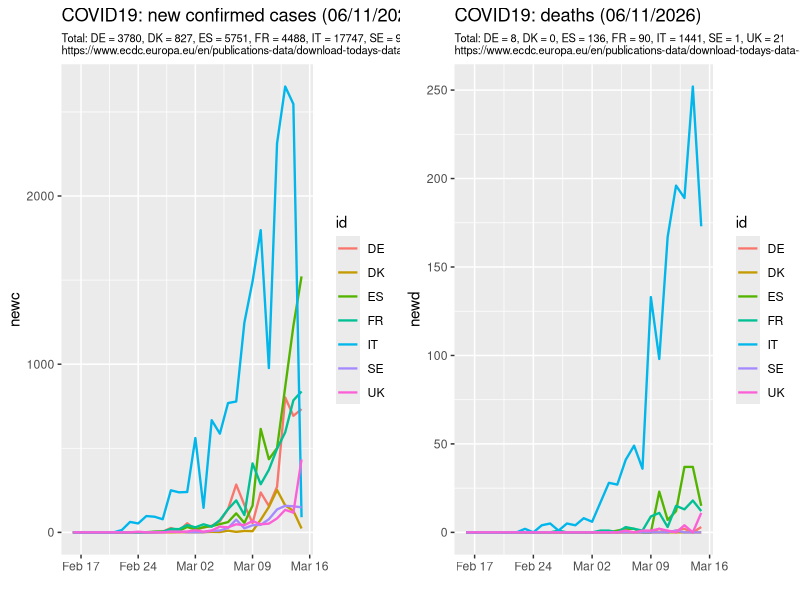
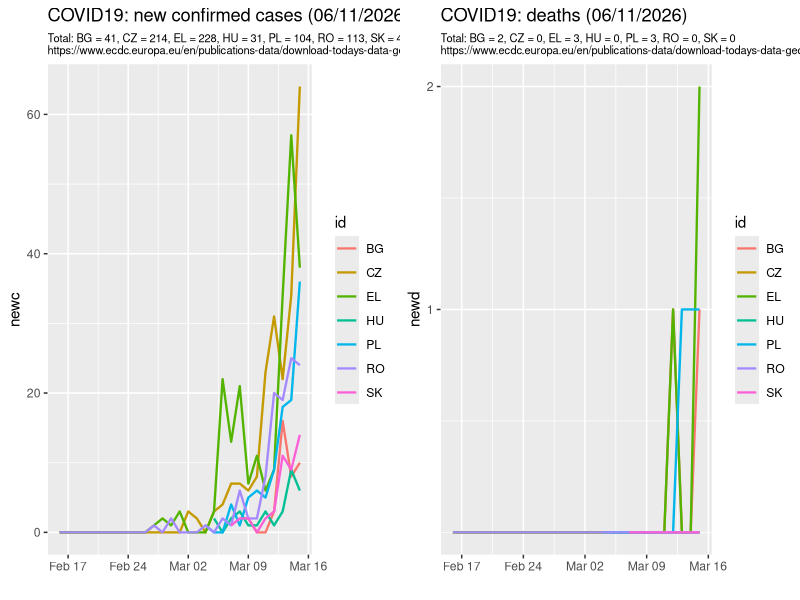

Recreate these plots in R, in order.
library("dplyr")
library("ggplot2")
library("ggpubr")
##
surl <- "https://www.ecdc.europa.eu/en/publications-data/download-todays-data-geographic-distribution-covid-19-cases-worldwide"
today <- Sys.Date()
tt<- format(today, "%d/%m/%Y")

d <- read.csv("covid19_C.csv", sep = ';',  header=T, na.string="NA");

d <- d %>% filter(as.Date(date, format="%Y-%m-%d") > "2020-02-15") %>% as.data.frame

##
c1 <- c('IT', 'DE', 'ES', 'UK', 'FR', 'DK', 'SE')
# date;id;country;newc;newd;totalc;totald
d1 <- d %>% filter (id %in% c1) %>% as.data.frame
t1 <- d1 %>% group_by(id) %>%  summarise(cc = sum(newc, na.rm=T), dd=sum(newd, na.rm=T))
t1
lab1c <- toString(paste (sep=" = ", t1$id, t1$cc))
lab1d <- toString(paste (sep=" = ", t1$id, t1$dd))
#lab1
str(d1)
pc1 <- ggplot(d1, aes(x= as.Date(date, format="%Y-%m-%d"), y=newc)) + geom_line(aes(group = id, color = id), size=.8) +
 xlab(label="") +
 ##annotate("text", x=as.Date("2020-02-12", format="%Y-%m-%d")), y=-20, label=surl, size=3, color="black", hjust = 0) +
 theme(plot.subtitle=element_text(size=8, hjust=0, color="black")) +
 ggtitle(sprintf("COVID19: new confirmed cases (%s)", tt), subtitle=sprintf("Total: %s\n%s", lab1c, surl)) 

pd1 <- ggplot(d1, aes(x= as.Date(date, format="%Y-%m-%d"), y=newd)) + geom_line(aes(group = id, color = id), size=.8) +
 xlab(label="") +
 theme(plot.subtitle=element_text(size=8, hjust=0, color="black")) +
 ggtitle(sprintf ("COVID19: deaths (%s)", tt), subtitle=sprintf("Total: %s\n%s", lab1d, surl))

##
c2 <- c('PL', 'CZ', 'SK', 'HU', 'RO', 'BG', 'EL')
d2 <- d %>% filter (id %in% c2) %>% as.data.frame
t2 <- d2 %>% group_by(id) %>%  summarise(cc = sum(newc, na.rm=T), dd=sum(newd, na.rm=T))
str(d2)
t2
lab2c <- toString(paste (sep=" = ", t2$id, t2$cc))
lab2d <- toString(paste (sep=" = ", t2$id, t2$dd))
##d2
##
pc2 <- ggplot(d2, aes(x= as.Date(date, format="%Y-%m-%d"), y=newc)) + geom_line(aes(group = id, color = id), size=.8) +
 ##annotate("text", x=as.Date("2020-02-12"), y=100, label=surl, size=3, color="black", hjust = 0) +
 theme(plot.subtitle=element_text(size=8, hjust=0, color="black")) +
 xlab(label="") +
 ggtitle(sprintf("COVID19: new confirmed cases (%s)", tt), subtitle=sprintf("Total: %s\n%s", lab2c, surl)) 

pd2 <- ggplot(d2, aes(x= as.Date(date, format="%Y-%m-%d"), y=newd)) + geom_line(aes(group = id, color = id), size=.8) +
 theme(plot.subtitle=element_text(size=8, hjust=0, color="black")) +
 xlab(label="") +
 scale_y_continuous(breaks=c(1,2,3,4,5,6,7,8,9)) +
 ggtitle(sprintf ("COVID19: deaths (%s)", tt), subtitle=sprintf("Total: %s\n%s", lab2d, surl))

p1 <- ggarrange(pc1,pd1, ncol=2, nrow=1)
p2 <- ggarrange(pc2,pd2, ncol=2, nrow=1)
ggsave(plot=p1, "Covid19_1.png", width=15)
ggsave(plot=p2, "Covid19_2.png", width=15)
